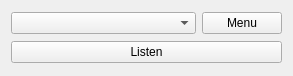
<?xml version="1.0" encoding="UTF-8"?>
<ui version="4.0">
 <class>GUI_Stream</class>
 <widget class="PlayerPlugin::Base" name="GUI_Stream">
  <property name="geometry">
   <rect>
    <x>0</x>
    <y>0</y>
    <width>293</width>
    <height>76</height>
   </rect>
  </property>
  <layout class="QGridLayout" name="gridLayout">
   <item row="0" column="0">
    <widget class="Gui::ComboBox" name="combo_stream">
     <property name="sizePolicy">
      <sizepolicy hsizetype="MinimumExpanding" vsizetype="Fixed">
       <horstretch>0</horstretch>
       <verstretch>0</verstretch>
      </sizepolicy>
     </property>
     <property name="focusPolicy">
      <enum>Qt::StrongFocus</enum>
     </property>
    </widget>
   </item>
   <item row="0" column="1">
    <widget class="Gui::MenuToolButton" name="btn_tool">
     <property name="text">
      <string notr="true">Menu</string>
     </property>
    </widget>
   </item>
   <item row="1" column="0" colspan="2">
    <layout class="QHBoxLayout" name="horizontalLayout">
     <property name="spacing">
      <number>6</number>
     </property>
     <item>
      <widget class="QPushButton" name="btn_listen">
       <property name="sizePolicy">
        <sizepolicy hsizetype="MinimumExpanding" vsizetype="Fixed">
         <horstretch>0</horstretch>
         <verstretch>0</verstretch>
        </sizepolicy>
       </property>
       <property name="text">
        <string notr="true">Listen</string>
       </property>
      </widget>
     </item>
    </layout>
   </item>
  </layout>
 </widget>
 <customwidgets>
  <customwidget>
   <class>Gui::ComboBox</class>
   <extends>QComboBox</extends>
   <header>Gui/Utils/Widgets/ComboBox.h</header>
  </customwidget>
  <customwidget>
   <class>Gui::MenuToolButton</class>
   <extends>QPushButton</extends>
   <header location="global">Gui/Utils/MenuTool/MenuTool.h</header>
  </customwidget>
  <customwidget>
   <class>PlayerPlugin::Base</class>
   <extends>QWidget</extends>
   <header>Gui/Plugins/PlayerPluginBase.h</header>
   <container>1</container>
  </customwidget>
 </customwidgets>
 <resources/>
 <connections/>
</ui>
